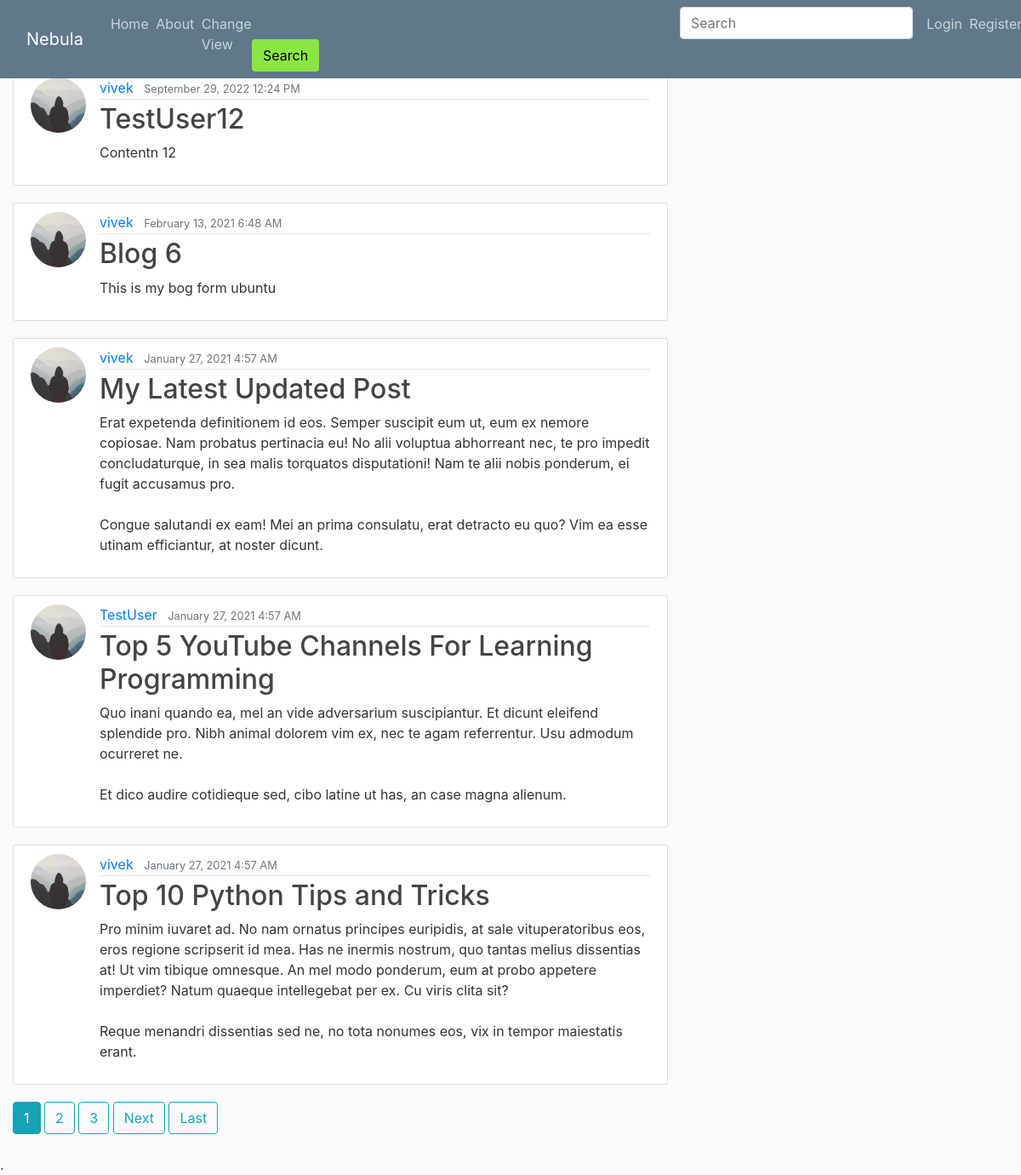
The app's page /, older data.
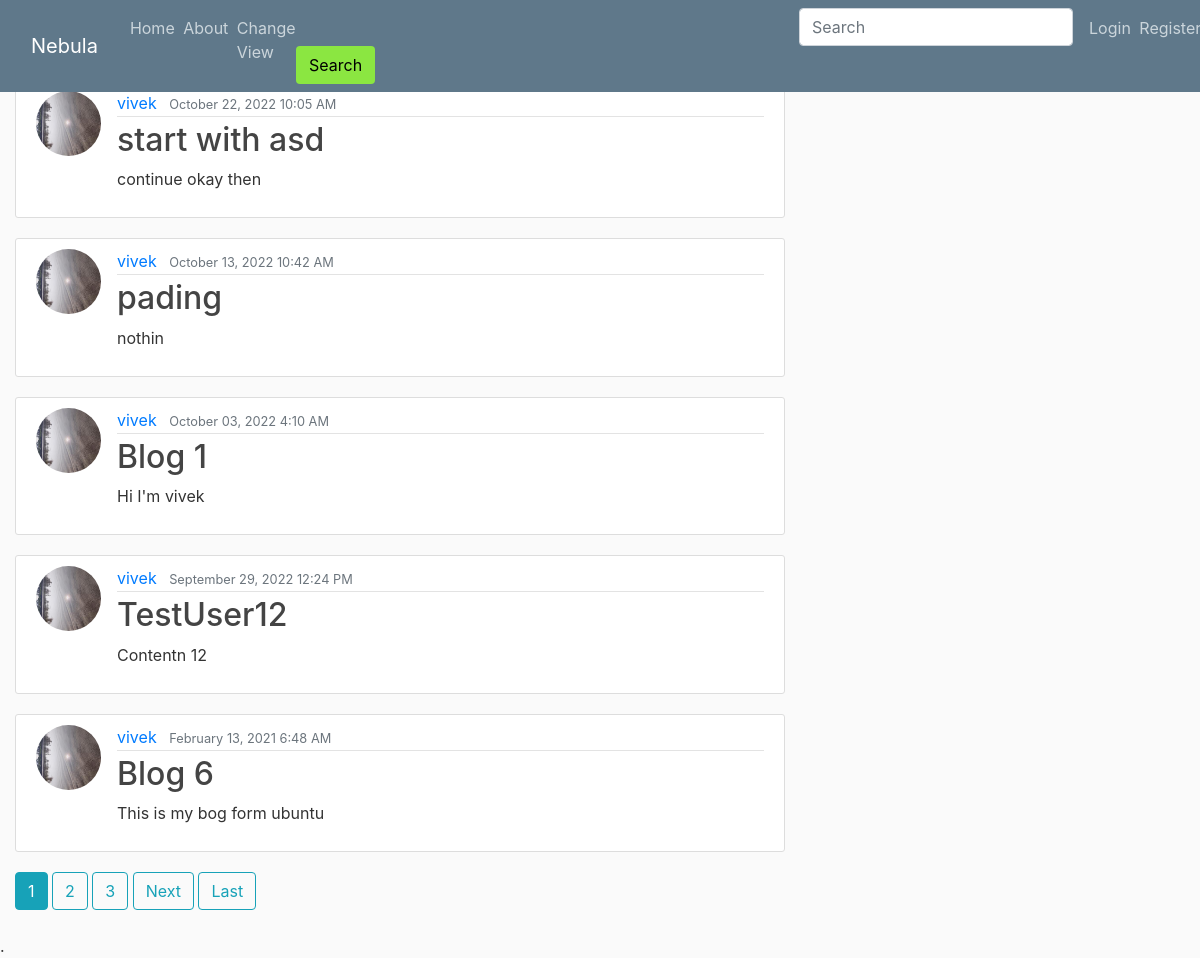
The same page, newer data.
### blog/models.py (models this page shows, shortened)
class Post(models.Model):
	title = models.CharField(max_length=100)
	content = models.TextField()
	date_posted = models.DateTimeField(default=timezone.now)
	author = models.ForeignKey(User, on_delete=models.CASCADE)
	blog_image = models.ImageField(default='default_blog.jpg' ,upload_to='blog_pics')
	audio = models.FileField(default="No audio posted", upload_to='audio_files')
	video = models.FileField(default="No video posted", upload_to='video_files')
	keywords = models.CharField(max_length=50, default='')

### users/models.py (models this page shows, shortened)
class Profile(models.Model):
	user = models.OneToOneField(User, on_delete=models.CASCADE)
	image = models.ImageField(default='default.jpg', upload_to='profile_pics')

### blog/views.py (the view)
# urls.py: path('', PostListView.as_view(), name='blog-home'),
class PostListView(ListView):
	model = Post
	template_name = 'blog/home.html' # '<app>/<model>_<viewtype>.html'
	context_object_name = 'posts'
	ordering = ['-date_posted']
	paginate_by = 5

### blog/templates/blog/home.html (shortened to what this page needs)
{% extends "blog/base.html" %}
{% load static %}
{% block content %}
	<div class="my-data-container">
	{% for post in posts %}
		<article class="media content-section">
			<img class="rounded-circle article-img" src="{{ post.author.profile.image.url }}">
		  <div class="media-body">
			<div class="article-metadata">
			  <a class="mr-2" href="{% url 'user-posts' post.author.username %}" >{{ post.author }}</a>
			  <small class="text-muted">{{ post.date_posted | date:"F d, Y f A" }}</small>
			</div>
			<h2><a class="article-title" href="{% url 'post-detail' post.id %}">{{ post.title }}</a></h2>
			<p class="article-content">{{ post.content }}</p>
		  </div>
		</article>
	{% endfor %}
	{% if is_paginated %}
	{% for num in page_obj.paginator.page_range %}
			{% if page_obj.number == num %}
				<a class="btn btn-info mb-4" href="?page={{ num }}">{{ num }}</a>
			{% elif num > page_obj.number|add:'-3' and num < page_obj.number|add:'3' %}
				<a class="btn btn-outline-info mb-4" href="?page={{ num }}">{{ num }}</a>
			{% endif %}
	{% endfor %}
		{% if page_obj.has_next %}
			<a class="btn btn-outline-info mb-4" href="?page={{page_obj.next_page_number}}">Next</a>
			<a class="btn btn-outline-info mb-4" href="?page={{ page_obj.paginator.num_pages }}">Last</a>
		{% endif %}
	{% endif %}
{% endblock content%}

Row changes from the older to the newer data that the page shows:
no longer on this page (row edited): Post: author.profile.image (placeholder picture), author "vivek", date_posted "January 27, 2021 4:57 AM", title "My Latest Updated Post", content "Erat expetenda definitionem id eos. Semper suscipit eum ut, eum ex nemore copiosae. Nam probatus pertinacia eu! No alii voluptua abhorreant nec, te pro impedit concludaturque, in sea malis torquatos disputationi! Nam te alii nobis ponderum, ei fugit accusamus pro. Congue salutandi ex eam! Mei an prima consulatu, erat detracto eu quo? Vim ea esse utinam efficiantur, at noster dicunt."
no longer on this page (row unchanged): Post: author.profile.image (placeholder picture), author "TestUser", date_posted "January 27, 2021 4:57 AM", title "Top 5 YouTube Channels For Learning Programming", content "Quo inani quando ea, mel an vide adversarium suscipiantur. Et dicunt eleifend splendide pro. Nibh animal dolorem vim ex, nec te agam referrentur. Usu admodum ocurreret ne. Et dico audire cotidieque sed, cibo latine ut has, an case magna alienum."
no longer on this page (row unchanged): Post: author.profile.image (placeholder picture), author "vivek", date_posted "January 27, 2021 4:57 AM", title "Top 10 Python Tips and Tricks", content "Pro minim iuvaret ad. No nam ornatus principes euripidis, at sale vituperatoribus eos, eros regione scripserit id mea. Has ne inermis nostrum, quo tantas melius dissentias at! Ut vim tibique omnesque. An mel modo ponderum, eum at probo appetere imperdiet? Natum quaeque intellegebat per ex. Cu viris clita sit? Reque menandri dissentias sed ne, no tota nonumes eos, vix in tempor maiestatis erant."
added Post: author.profile.image (picture), author "vivek", date_posted "October 22, 2022 10:05 AM", title "start with asd", content "continue okay then"
added Post: author.profile.image (picture), author "vivek", date_posted "October 13, 2022 10:42 AM", title "pading", content "nothin"
added Post: author.profile.image (picture), author "vivek", date_posted "October 03, 2022 4:10 AM", title "Blog 1", content "Hi I'm vivek"
changed Post "TestUser12": author.profile.image: picture added in place of a placeholder
changed through a linked row, Post "Blog 6": author.profile.image: picture added in place of a placeholder
